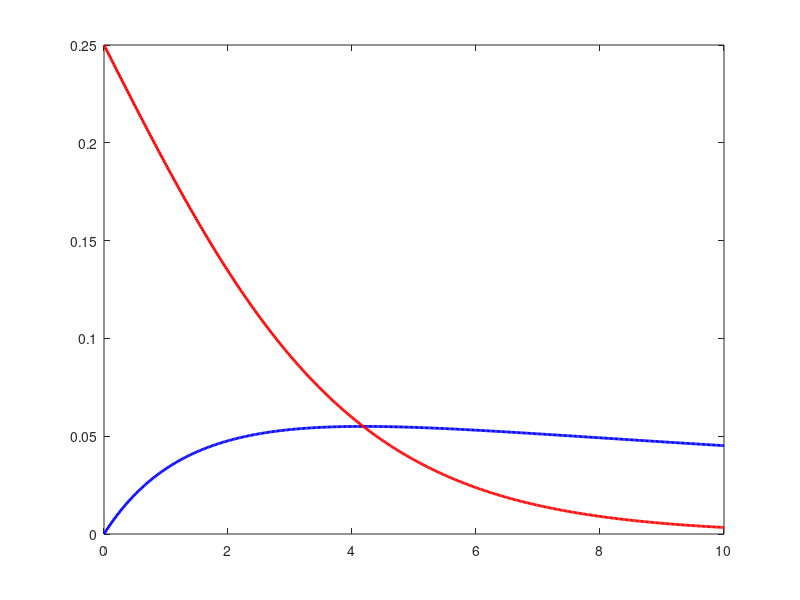

The MATLAB source for this figure: (Note: this script raises an error after producing the figure.)
%% APPM 5370 Computational Neuroscience
% Lucy Wilson
% Homework 6, Problem 1c
% November 6, 2026

%--------------------------------------------------------------------------
%% Foraging over patches
% (i) Simulate 4 × 10^5 patch visits at T = 2, T^∗ and 10 and compare the 
% measured intake with R(T). (ii) Plot R(T) together with the line Rknown 
% and the curve λ˜(T), marking T^∗ and R^∗.

% params:
p = 0.5;
ph = 0.5;
tau = 5;
num_patches = 4*10^5;

R_T = @(T) (ph*(1-exp(-p.*T)))./(tau+(1-ph).*T+(ph*(1-exp(-p.*T)))/p);
lambda_T = @(T) (p.*ph.*exp(-p.*T))./(ph.*exp(-p.*T)+(1-ph));
R_known = ph/(tau+ph/p);

Topt = fzero(@(T) R_T(T) - lambda_T(T), 4.0); % optimal time
Ropt= R_T(Topt); % optimal rate
T_vals = [2,Topt,10];

% patch visits sim
rng(9); % set random seed

fprintf('%-10s %-15s %-15s %-15s\n', 'T', 'Measured R', 'Analytical R');
for i = 1:length(T_vals)
    T = T_vals(i);
    high_vec = rand(num_patches,1) < ph; % vector assigning each patch to be high or low with prob ph
    dinner_time_vec = exprnd(1/p,num_patches,1); % vector of exp drawn discovery times
    
    eat = high_vec&(dinner_time_vec<=T); % animal gets the chunk if they visit a high patch and find it before wait time T
    
    time_at_patch = zeros(num_patches, 1); % patch time: min(exp draw, T)
    time_at_patch(high_vec) = min(dinner_time_vec(high_vec),T);
    time_at_patch(~high_vec) = T; % if it was a low patch, set the time at patch to t
    
    R_meas = sum(eat)/sum(time_at_patch+tau); % overall rate (add travel time to each)
    R_analyt = R_T(T);
    
    fprintf('\n%-10.4f %-15.5f %-15.5f', T, R_meas, R_analyt);
end

% plotting stuff
T_grid = linspace(0, 10, 500);

figure('Color', 'w')
plot(T_grid, R_T(T_grid), 'b', 'LineWidth', 2)
hold on
plot(T_grid, lambda_T(T_grid), 'r', 'LineWidth', 2)
yline(R_known, 'k', 'LineWidth', 2)
plot(Topt, Ropt, 'co', 'MarkerFaceColor', 'c', 'MarkerSize', 8)
hold off
legend('R(T)', '\lambda(T)', 'R_{known}','(T^*, R^*)')
xlabel('Wait Time T')
ylabel('Rate R(T)')
title('Overall vs. Current Food Rate, Varying Wait Time')
